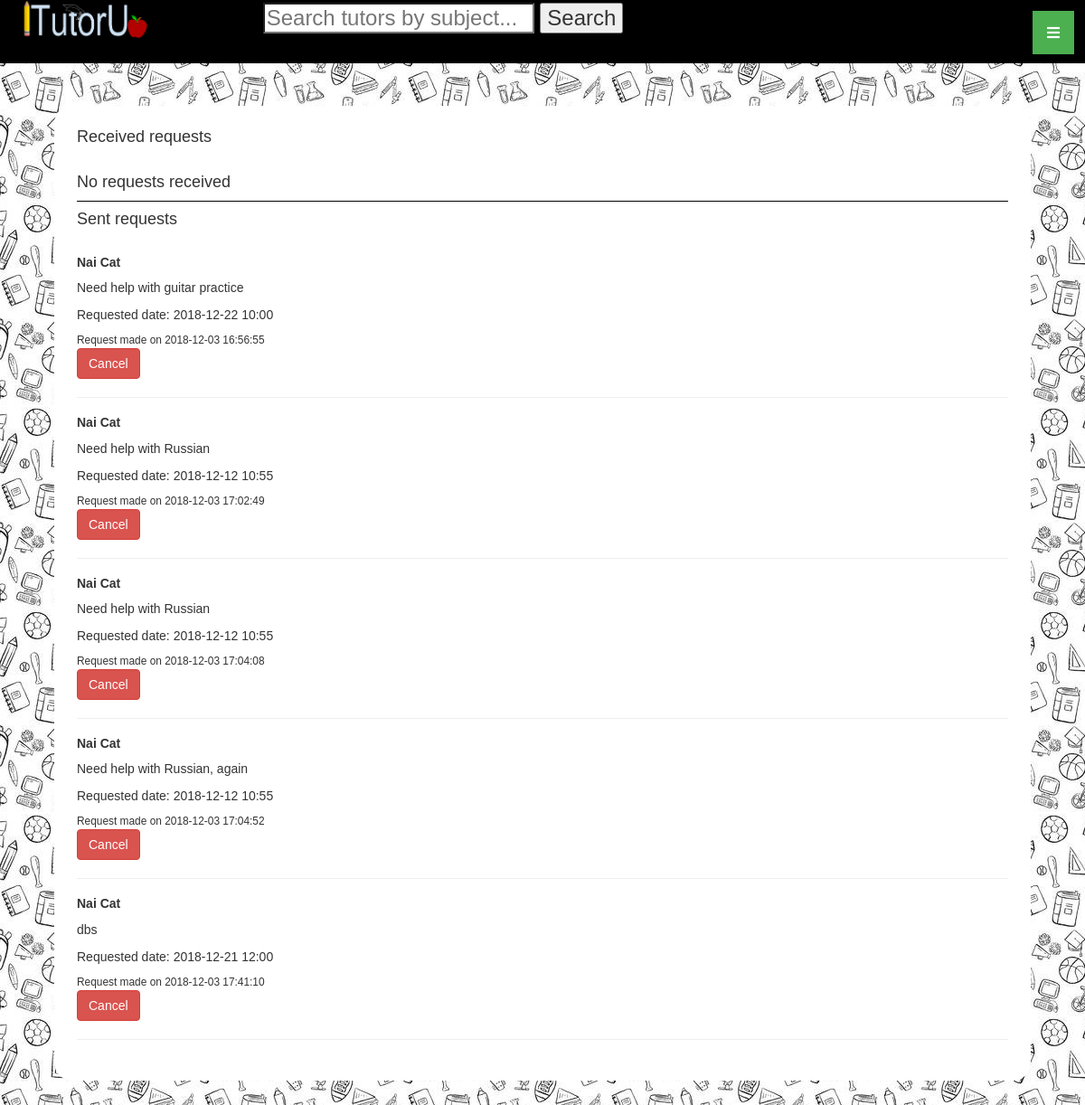
The app's page /Request/index (signed in) with its own data.
### tables this page shows
CREATE TABLE `request` (
  `requestId` int(11) NOT NULL,
  `tutorId` int(11) NOT NULL,
  `userId` int(11) NOT NULL,
  `timestamp` timestamp NULL DEFAULT CURRENT_TIMESTAMP ON UPDATE CURRENT_TIMESTAMP,
  `details` varchar(500) DEFAULT NULL,
  `request_date` date DEFAULT NULL,
  `request_time` varchar(6) DEFAULT NULL,
  `status` varchar(10) NOT NULL DEFAULT 'pending'
);

CREATE TABLE `profile` (
  `userId` int(11) NOT NULL,
  `firstName` varchar(30) NOT NULL,
  `lastName` varchar(30) NOT NULL,
  `profileImagePath` varchar(1024) DEFAULT 'profile_default.jpg',
  `schoolId` int(11) NOT NULL,
  `programId` int(11) NOT NULL
);

### app/controllers/RequestController.php (called while the page is built, shortened)
<?php
class RequestController extends Controller {
	public function index($message='') {
		$request = $this->model('Request');
		$received_requests = [];
		$user = $this->model('User');
		if($user->isTutor()){
			$request->tutorId = $_SESSION['userId'];
			$received_requests = $request->getReceivedRequests();
		}
		$request->userId = $_SESSION['userId'];
		$sent_requests = $request->getSentRequests();
		$this->view('Request/index', ['received_requests'=>$received_requests, 'sent_requests'=>$sent_requests, 'message'=>$message]);
	}
}
?>

### app/core/App.php (called while the page is built, shortened)
<?php
class App {
	protected $method = 'index';
	public function __construct() {
		$url = $this->parseUrl();
		if(file_exists('app/controllers/' . $url[0] . 'Controller.php')){
			unset($url[0]);
		}
		$this->controller = new $this->controller();
		if(isset($url[1])) {
			if(method_exists($this->controller, $url[1]) ){
				$this->method = $url[1];
			}
			unset($url[1]);
		}
		$this->params = $url ? array_values($url):[];
		call_user_func_array([$this->controller, $this->method], $this->params);
	}
	public function parseUrl() {
		if(isset($_GET['url'])){
			return $url = explode('/', filter_var(rtrim($_GET['url'], '/')), FILTER_SANITIZE_URL);
		}
	}
}
?>

### index.php (called while the page is built, shortened)
<?php
	$app = new App();
?>

### app/core/Model.php (called while the page is built, shortened)
<?php
class Model extends ModelCaller
{
	public function __construct() {
		$server = 'localhost';
		$DBName = 'itutorudb';
		$user = 'root';
		$pass = '';
	}
}
?>

### app/core/ModelCaller.php (called while the page is built, shortened)
<?php
class ModelCaller {
	public static function model($model) {
		if(file_exists('app/models/' . $model . '.php')) {
			return new $model();
		}
		else return null;
	}
}
?>

### app/models/User.php (called while the page is built, shortened)
<?php
class User extends Model
{
	public function isTutor() {
		$tutor = $this->model('Tutor');
		$current_tutor = $tutor->getTutorById($_SESSION['userId']);
		return $current_tutor != NULL;
	}
}
?>

### app/models/Tutor.php (called while the page is built, shortened)
<?php
class Tutor extends Model
{
	public function getTutorById($userId){
		$sql = "SELECT t.userId, p.firstName, p.lastName, p.profileImagePath, t.description, t.pay, t.timesTutored, t.rating FROM Tutor t, Profile p
		WHERE t.userId = p.userId AND t.userId=:userId";
        $stmt = self::$_connection->prepare($sql);
        $stmt->execute(['userId'=>$userId]);
        $stmt->setFetchMode(PDO::FETCH_CLASS, "Tutor");
		return $stmt->fetch();
	}
}
?>

### app/models/Request.php (called while the page is built, shortened)
<?php
class Request extends Model
{
	var $userId;
	public function getSentRequests() {
		$sql = "SELECT * FROM request r, profile p WHERE r.userId = p.userId
				AND r.userId = :userId AND status = 'pending'";
		$stmt = self::$_connection->prepare($sql);
		$stmt->execute(['userId'=>$this->userId]);
		$stmt->setFetchMode(PDO::FETCH_CLASS, 'Request');
		return $stmt->fetchAll();
	}
}
?>

### app/views/Request/index.php (the view, shortened to what this page needs)
<html>
	<head>
		<link rel="stylesheet" href="https://maxcdn.bootstrapcdn.com/bootstrap/3.3.7/css/bootstrap.min.css">
		<link rel="stylesheet" href="../../../css/default_styles.css" type="text/css" />
		<link rel="stylesheet" href="https://use.fontawesome.com/releases/v5.5.0/css/all.css">
	</head>
	<body>
		<?php include_once('app/views/Default/header.php') ?>
			<div class="content_block">
				<?php $user = $this->model('User');
				if($user->isTutor()){ ?>
					<h4 style="display:inline">Received requests</h4>
					<br/><br/>
					<?php $received_requests = $data['received_requests'] ?>
					<div class="" style="border-bottom: solid 1px black; margin-bottom: 10px">
						<?php
							if(count($received_requests) == 0){
							print("<h4>No requests received</h4>");
							}
						?>
					</div>
				<?php }?>
				<h4 style="display:inline">Sent requests</h4>
				<br/><br/>
				<?php $sent_requests = $data['sent_requests'] ?>
				<div class="">
					<?php
						foreach($sent_requests as $request){
							print("
									<div class='card'>
									  <h5 class=''><b>$request->firstName $request->lastName</b></h5>
									  <div class='card-body'>
									    <p class='card-text'>$request->details</p>
									    <p class='card-text'>Requested date: $request->request_date $request->request_time</p>
									    <small>Request made on $request->timestamp</small><br/>
									    <a href='' class='btn btn-danger'>Cancel</a>
									  </div>
									</div><hr/>");
						}
					?>
				</div>
			</div>
	</body>
</html>

### css/default_styles.css (style rules this page uses)
body { padding: 0px; margin: 0px; position: relative; background-image: url("../images/default.jpg"); font-family: 'Arial', sans-serif; }
.content_block { overflow: auto; position: relative; padding: 25px; background-color: white; border-radius: 20px; width: 90%; margin: 5%; top: -1%; min-height: 80%; }

### records on screen
request: profile.firstName "Nai", profile.lastName "Cat", details "Need help with guitar practice", request_date "2018-12-22", request_time "10:00", timestamp "2018-12-03 16:56:55"
request: profile.firstName "Nai", profile.lastName "Cat", details "Need help with Russian", request_date "2018-12-12", request_time "10:55", timestamp "2018-12-03 17:02:49"
request: profile.firstName "Nai", profile.lastName "Cat", details "Need help with Russian", request_date "2018-12-12", request_time "10:55", timestamp "2018-12-03 17:04:08"
request: profile.firstName "Nai", profile.lastName "Cat", details "Need help with Russian, again", request_date "2018-12-12", request_time "10:55", timestamp "2018-12-03 17:04:52"
request: profile.firstName "Nai", profile.lastName "Cat", details "dbs", request_date "2018-12-21", request_time "12:00", timestamp "2018-12-03 17:41:10"
